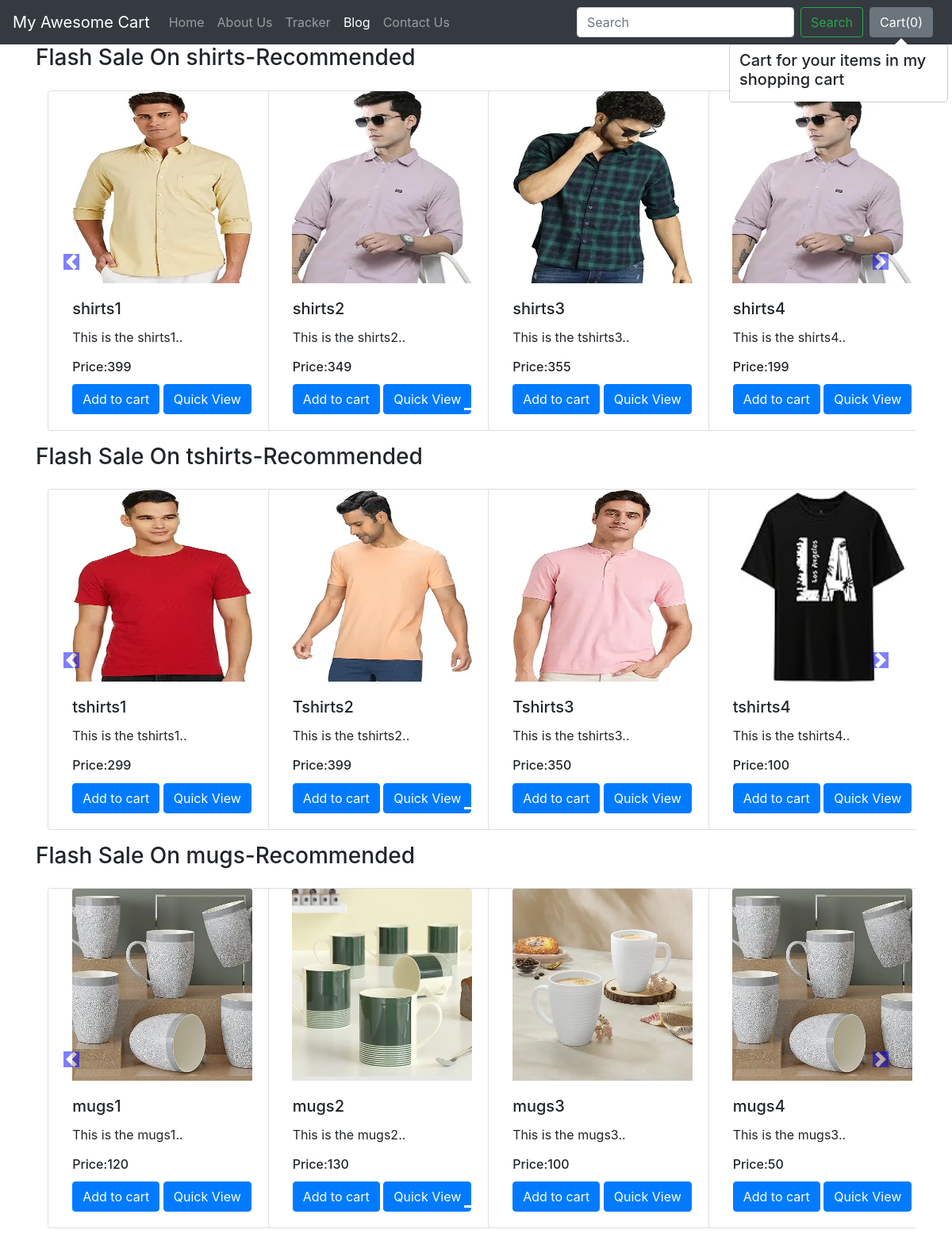
The app's page /shop/ with its own data.
### shop/models.py (models this page shows, shortened)
class Product(models.Model):
    product_id=models.AutoField
    product_name=models.CharField(max_length=50)
    category=models.CharField(max_length=50,default="")
    subcategory=models.CharField(max_length=50,default="")
    price=models.IntegerField(0)
    desc=models.CharField(max_length=300)
    pub_date=models.DateField()
    image=models.ImageField(upload_to='shop/images',default="")

### shop/views.py (the view)
# urls.py: path("",views.index,name="index"),
def index(request):
    allProds=[]
    catprods=Product.objects.values('category','id')
    cats={item['category'] for item in catprods}
    for cat in cats:
        prod=Product.objects.filter(category=cat)
        n=len(prod)
        nSlides=n//4+ceil((n/4)-(n//4))
        allProds.append([prod,range(1,nSlides),nSlides])
    params={'allProds':allProds}
    return render(request,"shop/index.html",params)

### shop/templates/shop/index.html (shortened to what this page needs)
{% extends 'shop/basic.html' %}
{% block body %}
{% load static %}
<div class="container">
  {% for product,range,nSlides in allProds %}
  <h3>Flash Sale On {{product.0.category}}-Recommended</h1>
    <div class="row">
      <div id="demo{{forloop.counter}}" class="col carousel slide my-3" data-ride="carousel">
        <ul class="carousel-indicators">
          <li data-target="#demo{{forloop.counter}}" data-slide-to="0" class="active"></li>
        </ul>
        <div class="container carousel-inner no-padding">
          <div class="carousel-item active ">
            <div class="row">
            {% for i in product %}
            <div class="col-xs-3 col-sm-3 col-md-3">
              <div class="card align-items-center" style="width: 18rem;">
                <img src='/media/{{i.image}}' class="card-img-top" alt="...">
                <div class="card-body">
                  <h5 class="card-title" id="namepr{{i.id}}">{{i.product_name}}</h5>
                  <p class="card-text">{{i.desc|slice:"0:53"}}..</p>
                  <h6 class="card-title">Price:<span id="pricepr{{i.id}}">{{i.price}}</span></h6>
                  <span id="divpr{{i.id}}" class="divpr"><button id="pr{{i.id}}" class="btn btn-primary cart">Add to
                      cart</button>
                  </span>
                  <a href="/shop/products/{{i.id}}">
                    <button id="qv{{i.id}}" class="btn btn-primary cart1">Quick View</button>
                  </a>
                </div>
              </div>
            </div>
            {% endfor %}
            </div>
          </div>
        </div>
      </div>
      <a href="#demo{{forloop.counter}}" class="carousel-control-prev" data-slide="prev">
        <span class="carousel-control-prev-icon"></span>
      </a>
      <a href="#demo{{forloop.counter}}" class="carousel-control-next" data-slide="next">
        <span class="carousel-control-next-icon"></span>
      </a>
    </div>
    {% endfor %}
</div>
{% endblock %}

### shop/templates/shop/basic.html (shortened to what this page needs)
<!doctype html>
<html lang="en">
<head>
    <link rel="stylesheet" href="https://stackpath.bootstrapcdn.com/bootstrap/4.2.1/css/bootstrap.min.css"
>
</head>
<body>
    <nav class="navbar navbar-expand-lg navbar-dark bg-dark">
        <a class="navbar-brand" href="/shop">My Awesome Cart</a>
        <div class="collapse navbar-collapse" id="navbarSupportedContent">
            <ul class="navbar-nav mr-auto">
                <li class="nav-item">
                    <a class="nav-link" href="/shop">Home <span class="sr-only">(current)</span></a>
                </li>
                <li class="nav-item">
                    <a class="nav-link" href="/shop/about">About Us</a>
                </li>
                <li class="nav-item">
                    <a class="nav-link" href="/shop/tracker">Tracker</a>
                </li>
                <li class="nav-item active">
                    <a class="nav-link" href="/blog">Blog</a>
                </li>
                <li class="nav-item">
                    <a class="nav-link" href="/shop/contact">Contact Us</a>
                </li>
            </ul>
            <form class="form-inline my-2 my-lg-0">
                <input class="form-control mr-sm-2" type="search" placeholder="Search" aria-label="Search">
                <button class="btn btn-outline-success my-2 my-sm-0" type="submit">Search</button>
            </form>
            <button type="button" class="btn btn-secondary mx-2" id="popcart" data-container="body"
                data-toggle="popover" data-placement="bottom" data-html="true" data-content="Vivamus
sagittis lacus vel augue laoreet rutrum faucibus.">
                Cart(<span id="cart">0</span>)
            </button>
        </div>
    </nav>
    {% block body %} {% endblock %}
</body>
</html>

### records on screen
Product: category "shirts", image (picture), product_name "shirts1", desc "This is the shirts1", price "399"
Product: image (picture), product_name "shirts2", desc "This is the shirts2", price "349"
Product: image (picture), product_name "shirts3", desc "This is the tshirts3", price "355"
Product: image (picture), product_name "shirts4", desc "This is the shirts4", price "199"
Product: category "tshirts", image (picture), product_name "tshirts1", desc "This is the tshirts1", price "299"
Product: image (picture), product_name "Tshirts2", desc "This is the tshirts2", price "399"
Product: image (picture), product_name "Tshirts3", desc "This is the tshirts3", price "350"
Product: image (picture), product_name "tshirts4", desc "This is the tshirts4", price "100"
Product: category "mugs", image (picture), product_name "mugs1", desc "This is the mugs1", price "120"
Product: image (picture), product_name "mugs2", desc "This is the mugs2", price "130"
Product: image (picture), product_name "mugs3", desc "This is the mugs3", price "100"
Product: image (picture), product_name "mugs4", desc "This is the mugs3", price "50"
